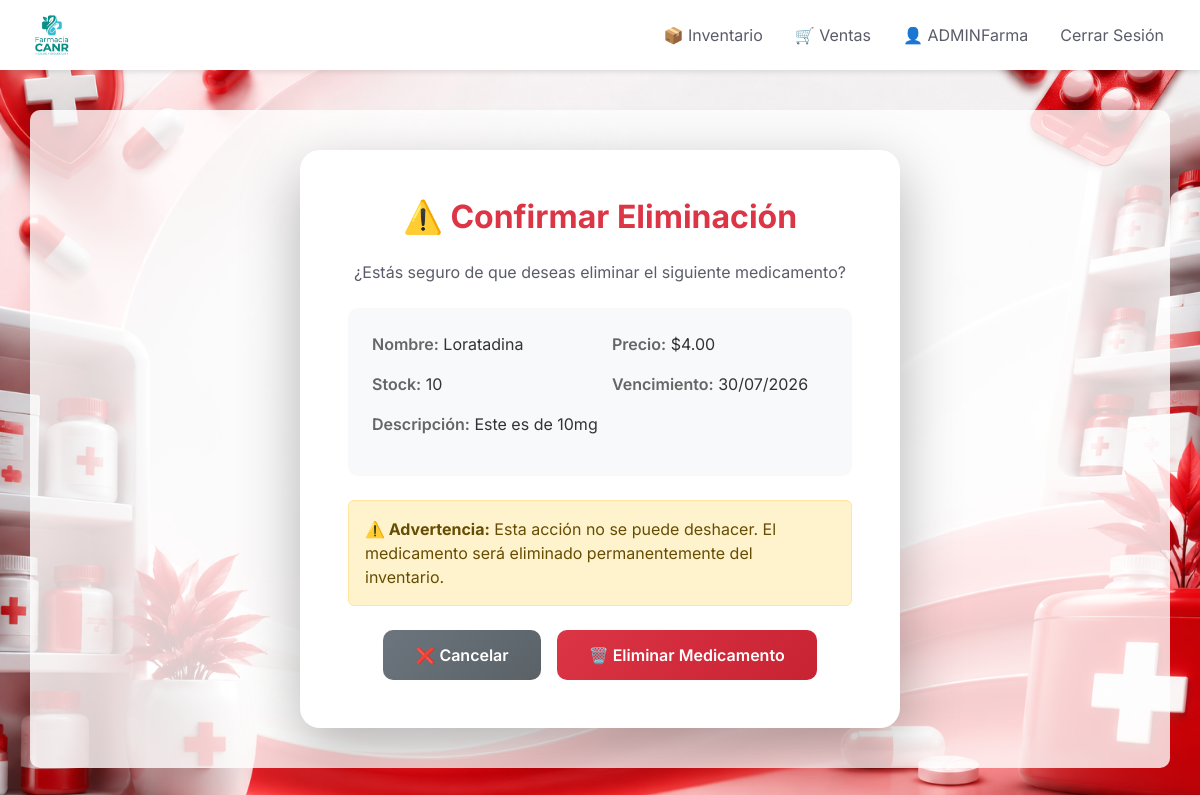
/inventario/eliminar/7/ (signed in), run on the app's committed database.
### inventario/models.py (models this page shows, shortened)
class Medicamento(models.Model):
    nombre = models.CharField(max_length=200)
    descripcion = models.TextField()
    precio = models.DecimalField(max_digits=10, decimal_places=2)
    stock = models.IntegerField(default=0)
    fecha_vencimiento = models.DateField()
    imagen = models.ImageField(upload_to='productos/', blank=True, null=True)
    categoria = models.ForeignKey(
        Categoria,
        on_delete=models.SET_NULL,
        null=True,
        blank=True,
        related_name='medicamentos'
    )
    fecha_registro = models.DateTimeField(auto_now_add=True)
    class Meta:
        verbose_name = 'Medicamento'
        verbose_name_plural = 'Medicamentos'
        ordering = ['-fecha_registro']

### inventario/views.py (the view)
# urls.py: path('eliminar/<int:pk>/', views.MedicamentoDeleteView.as_view(), name='eliminar_medicamento'),
class MedicamentoDeleteView(LoginRequiredMixin, DeleteView):
    model = Medicamento
    template_name = 'inventario/medicamento_confirm_delete.html'
    success_url = reverse_lazy('inventario:lista_medicamentos')

### templates/inventario/medicamento_confirm_delete.html (shortened to what this page needs)
{% extends 'base.html' %}
{% block content %}
<div class="row justify-content-center">
    <div class="col-12">
        <div class="confirm-container">
            <h2 class="confirm-title text-center">
                ⚠️ Confirmar Eliminación
            </h2>
            <p class="text-center">
                ¿Estás seguro de que deseas eliminar el siguiente medicamento?
            </p>
            <div class="medicamento-info">
                <div class="row">
                    <div class="col-md-6 mb-3">
                        <span class="info-label">Nombre:</span>
                        <span class="info-value">{{ object.nombre }}</span>
                    </div>
                    <div class="col-md-6 mb-3">
                        <span class="info-label">Precio:</span>
                        <span class="info-value">${{ object.precio }}</span>
                    </div>
                </div>
                <div class="row">
                    <div class="col-md-6 mb-3">
                        <span class="info-label">Stock:</span>
                        <span class="info-value">{{ object.stock }}</span>
                    </div>
                    <div class="col-md-6 mb-3">
                        <span class="info-label">Vencimiento:</span>
                        <span class="info-value">{{ object.fecha_vencimiento|date:"d/m/Y" }}</span>
                    </div>
                </div>
                {% if object.descripcion %}
                <div class="mb-3">
                    <span class="info-label">Descripción:</span>
                    <span class="info-value">{{ object.descripcion }}</span>
                </div>
                {% endif %}
            </div>
            <div class="alert alert-warning">
                <strong>⚠️ Advertencia:</strong> Esta acción no se puede deshacer. El medicamento será eliminado permanentemente del inventario.
            </div>
            <form method="post">
                <div class="d-flex justify-content-center gap-3 mt-4">
                    <a href="{% url 'inventario:lista_medicamentos' %}" class="btn btn-custom btn-cancel">
                        ❌ Cancelar
                    </a>
                    <button type="submit" class="btn btn-custom btn-delete">
                        🗑️ Eliminar Medicamento
                    </button>
                </div>
            </form>
        </div>
    </div>
</div>
{% endblock %}

### templates/base.html (shortened to what this page needs)
{% load static %}
<!DOCTYPE html>
<html lang="es">
<head>
    <link href="https://cdn.jsdelivr.net/npm/bootstrap@5.3.2/dist/css/bootstrap.min.css" rel="stylesheet">
    <link rel="stylesheet" href="{% static 'css/styles.css' %}">
</head>
<body>
    <nav class="navbar navbar-expand-lg navbar-custom fixed-top">
        <a class="navbar-brand" href="{% url 'core:home' %}">
            <img src="{% static 'images/logo.png' %}" alt="Farmacia_CANR Logo">
        </a>
        <div class="collapse navbar-collapse" id="navbarNav">
            <ul class="navbar-nav ms-auto">
                {% if user.is_authenticated %}
                    <li class="nav-item">
                        <a class="nav-link" href="{% url 'inventario:lista_medicamentos' %}">
                            📦 Inventario
                        </a>
                    </li>
                    <li class="nav-item">
                        <a class="nav-link" href="{% url 'ventas:index' %}">
                            🛒 Ventas
                        </a>
                    </li>
                    <li class="nav-item">
                        <span class="nav-link">
                            👤 {{ user.username }}
                        </span>
                    </li>
                    <li class="nav-item">
                        <form method="post" action="{% url 'cuentas:logout' %}" style="display:inline;">
                            <button type="submit" class="nav-link btn btn-link" style="text-decoration: none; color: inherit;">Cerrar Sesión</button>
                        </form>
                    </li>
                {% endif %}
            </ul>
        </div>
    </nav>
    <div class="container">
        {% block content %}{% endblock %}
    </div>
</body>
</html>

### static/css/styles.css (style rules this page uses)
:root { --primary-color: #4e73df; --secondary-color: #f8f9fc; --success-color: #1cc88a; --danger-color: #e74a3b; --text-color: #5a5c69; }
body { background-image: url('../images/fondo.png') !important; background-size: cover !important; background-position: center !important; background-attachment: fixed !important; background-repeat: no-repeat !important; min-height: 100vh; margin: 0; font-family: 'Inter', sans-serif !important; padding-top: 90px !important; color: var(--text-color) !important; }
.container { margin-top: 20px !important; padding: 40px !important; background: rgba(255, 255, 255, 0.8) !important; border-radius: 10px !important; }
.navbar { height: 70px !important; padding: 0 20px !important; display: flex !important; align-items: center !important; background-color: white !important; box-shadow: 0 2px 5px rgba(0,0,0,0.1) !important; }
.navbar-brand img { height: 60px !important; width: auto !important; object-fit: contain !important; }
.navbar-brand { padding: 0.5rem 0 !important; }
.nav-link { color: var(--text-color) !important; padding: 0.5rem 1rem !important; }

### templates/inventario/medicamento_confirm_delete.html (style rules this page uses)
.confirm-container { background: white; border-radius: 20px; box-shadow: 0 20px 60px rgba(0, 0, 0, 0.3); padding: 3rem; max-width: 600px; margin: 0 auto; }
.confirm-title { color: #dc3545; font-weight: 700; margin-bottom: 1.5rem; }
.btn-custom { padding: 0.8rem 2rem; border-radius: 10px; font-weight: 600; transition: all 0.3s ease; }
.btn-delete { background: linear-gradient(135deg, #dc3545 0%, #c82333 100%); border: none; color: white; }
.btn-cancel { background: linear-gradient(135deg, #6c757d 0%, #5a6268 100%); border: none; color: white; }
.medicamento-info { background: #f8f9fa; border-radius: 10px; padding: 1.5rem; margin: 1.5rem 0; }
.info-label { font-weight: 600; color: #666; }
.info-value { color: #333; }

### data on the page
Medicamento: nombre "Loratadina", precio "4.00", stock "10", fecha_vencimiento "30/07/2026", descripcion "Este es de 10mg"

### other printed values
{{ user.username }} "ADMINFarma"
